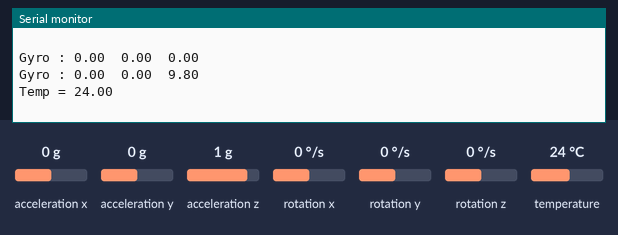
Bench run of a sketch on a simulated Arduino Uno, built with avr-gcc and run on an emulated ATmega328P. Parts: the last lines printed to the serial monitor. Wiring (inferred from the names in the program): MPU-6050 motion sensor at I2C address 0x68. The inputs (shaded band) are chosen by the test bench; at power-on: acceleration x 0 g, acceleration y 0 g, acceleration z 1 g, rotation x 0 °/s, rotation y 0 °/s, rotation z 0 °/s, temperature 24 °C.

Above: at 1.3 s.
1.4 s: acceleration x set to -1.4 g
At 1.86 s:
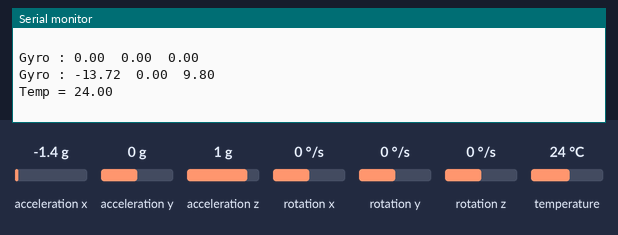
2.9 s: acceleration y set to -1.4 g
At 3.38 s:
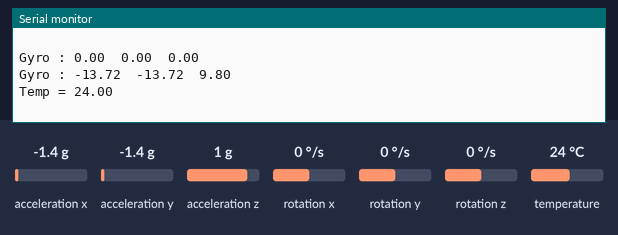
4.4 s: acceleration z set to -1.4 g
At 4.91 s:
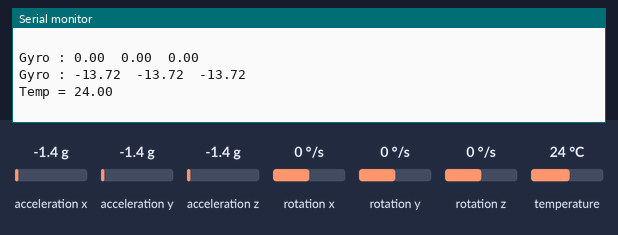
5.9 s: rotation x set to -192 °/s
7.4 s: rotation y set to -192 °/s
Timing chart, 0 to 9.9 s (numbered marks = the images above; inputs shaded):
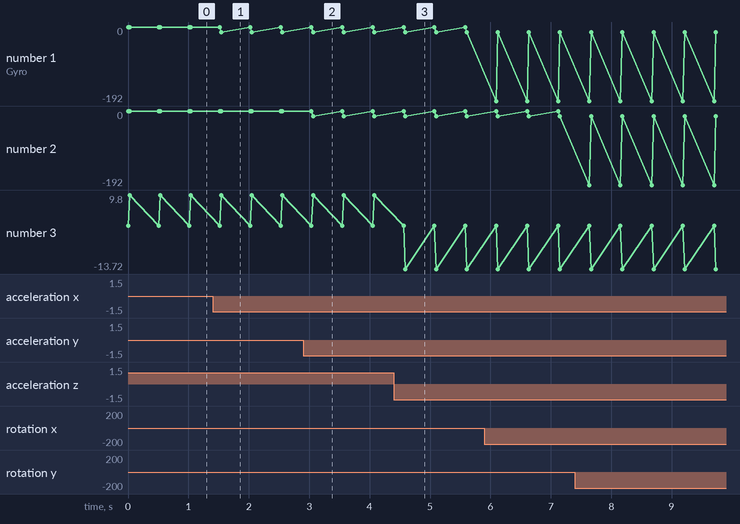

The sketch:

MPURAW.ino
```cpp
#include "MPU6050.h"

MPU6050 mpu6050;

float gyro[3], accl[3], temp;

void setup(){
  mpu6050.init();
  Serial.begin(9600);
}
void loop(){
  mpu6050.get_gyro(gyro);
  mpu6050.get_accl(accl);

  Serial.print("Gyro : ");
  for(int i = 0; i<3; i++){
    Serial.print(gyro[i]);
    Serial.print('\t');
  }
  Serial.println(" ");
  Serial.print("Gyro : ");
  for(int i = 0; i<3; i++){
    Serial.print(accl[i]);
    Serial.print('\t');
  }
  Serial.println(" ");
  Serial.print("Temp = ");Serial.println(mpu6050.get_temp());
  Serial.println(" ");

  delay(500);
}
```

MPU6050.cpp
```cpp
#include "MPU6050.h"

MPU6050::MPU6050(){}

void MPU6050::init(){
  Wire.begin();

  Wire.beginTransmission(MPU_ADDRESS);
  Wire.write(PWR_MGMT_1);
  Wire.write(0);
  Wire.endTransmission();
}

void MPU6050::get_gyro(float gyro[]){
  int16_t g[3];

  Wire.beginTransmission(MPU_ADDRESS);
  Wire.write(GYRO_XOUT_H);
  Wire.endTransmission(false);

  Wire.requestFrom(MPU_ADDRESS, 6, true);

  g[0] = Wire.read() << 8 | Wire.read();
  g[1] = Wire.read() << 8 | Wire.read();
  g[2] = Wire.read() << 8 | Wire.read();

  gyro[0] = g[0] / 131.0;
  gyro[1] = g[1] / 131.0;
  gyro[2] = g[2] / 131.0;
}

void MPU6050::get_accl(float accl[]){
  int16_t a[3];

  Wire.beginTransmission(MPU_ADDRESS);
  Wire.write(ACCEL_XOUT_H);
  Wire.endTransmission(false);

  Wire.requestFrom(MPU_ADDRESS, 6, true);

  a[0] = Wire.read() << 8 | Wire.read();
  a[1] = Wire.read() << 8 | Wire.read();
  a[2] = Wire.read() << 8 | Wire.read();

  accl[0] = a[0] * 9.8 / 16384.0;
  accl[1] = a[1] * 9.8 / 16384.0;
  accl[2] = a[2] * 9.8 / 16384.0;
}

float MPU6050::get_temp(){
  int16_t temp;

  Wire.beginTransmission(MPU_ADDRESS);
  Wire.write(TEMP_OUT_H);
  Wire.endTransmission(false);

  Wire.requestFrom(MPU_ADDRESS, 2, true);

  temp = Wire.read() << 8 | Wire.read();

  return temp / 340.0 + 36.53;
}
```

MPU6050.h
```cpp
/*
 * MPU6050 Libaray for RAW data
 */
#ifndef _MPU6050_H_
#define _MPU6050_H_

#include <Arduino.h>
#include <Wire.h>

#define ACCEL_XOUT_H 0x3B
#define ACCEL_XOUT_L 0x3C
#define ACCEL_YOUT_H 0x3D
#define ACCEL_YOUT_L 0x3E
#define ACCEL_ZOUT_H 0x3F
#define ACCEL_ZOUT_L 0x40
#define TEMP_OUT_H 0x41
#define TEMP_OUT_L 0x42
#define GYRO_XOUT_H 0x43
#define GYRO_XOUT_L 0x44
#define GYRO_YOUT_H 0x45
#define GYRO_YOUT_L 0x46
#define GYRO_ZOUT_H 0x47
#define GYRO_ZOUT_L 0x48
#define PWR_MGMT_1 0x6B

#define MPU_ADDRESS 0x68

class MPU6050{
  public:
    MPU6050();
    void init();
    void get_gyro(float gyro[]);
    float get_temp();
    void get_accl(float accl[]);
  private:
};

#endif
```

Measured:
- after the input at 1.4 s, the serial monitor: prints a new line after 0.15 s (image 1)
- after the input at 2.9 s, the serial monitor: prints a new line after 0.16 s (image 2)
- after the input at 4.4 s, the serial monitor: prints a new line after 0.19 s (image 3)
- plotted number 1: 0 → -13.72 after the input at 1.4 s
